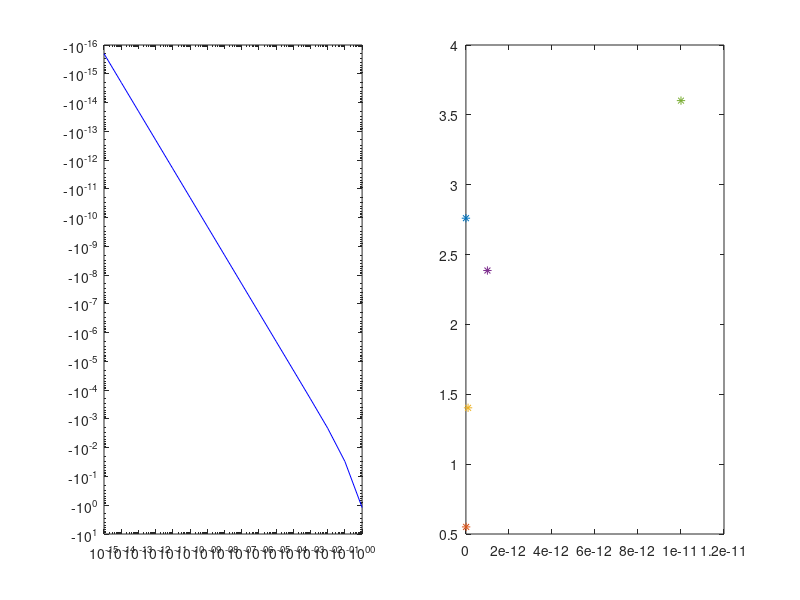

The MATLAB source for this figure:
clear;
clc;

%EJERCICIO 1 ----------------------------------------------
N=47; k=1:N; 
h=2.^(-k);
f=nan(size(h));
g=nan(size(h));
for x=1:N
    h=2.^(-x);
    f(x)=(sqrt(120+x))-(sqrt(120-x));
end
for x=1:N
    h=2.^(-x);
    g(x)=(2.*x)./(sqrt(120+x))+(sqrt(120-x));
end
f(1)
f(end)
g(1)
g(47)

%1b)
erel=abs((g-f)./g);
ncif=(-log10(erel));
[max,px]=max(ncif)
[min,pn]= min(ncif)
%1c)
a=[k,erel,ncif]
fprintf('Exponente k =%2d-Error relativo=%0.17f-Cifras Logradas=%d\n',[k,erel,ncif])
%1d)
figure;
subplot(121);semilogy(k,erel,'*b')
subplot(122);plot(k,ncif,'g*')

%EJERCICIO2----------------------------------------------------------------
%2a)
clear;
clc;
n=15:-1:0;
h=10.^-n;
x=0.1;
y=x+h;
ex1=(x.^2)-(y.^2);
ex2=(x+y).*(x-y);
erel=abs((ex1-ex2)./ex2)
ncif= floor(-log10(erel))
subplot(121);loglog(h,ex1,'b')
subplot(122);loglog(h,ex2,'g')
%2b)

for n=15:-1:0
    h=10^-n;
    x=0.1;
    y=x+h;
    ex1=(x.^2)-(y.^2);
    ex2=(x+y).*(x-y);
    erel=abs((ex1-ex2)./ex2);
    plot(n,erel,'r*');hold on;

end
hold off;

%2c
clear
clc
x=10^-1
for n=15:-1:11
    h=10^-n;
    y=x+h;
    ex1=(x.^2)-(y.^2);
    ex2=(x+y).*(x-y);
    erel=abs((ex1-ex2)./ex2);
    ncif=(-log10(erel))
    plot(h,ncif,'*');hold on;
    x=x-100;
    
end
hold off;




